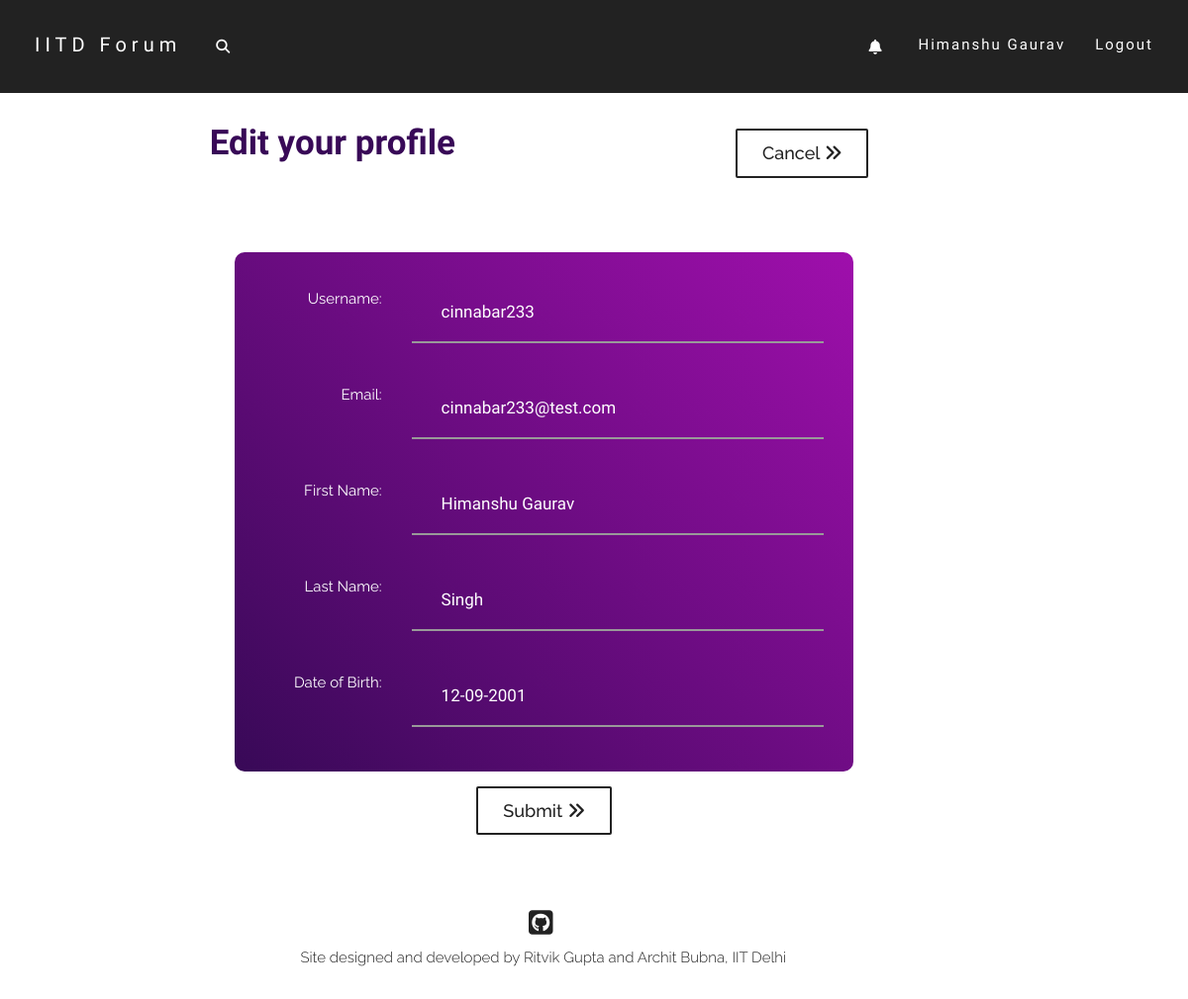
The app's page /users/account/edit/profile/ (signed in), older data.
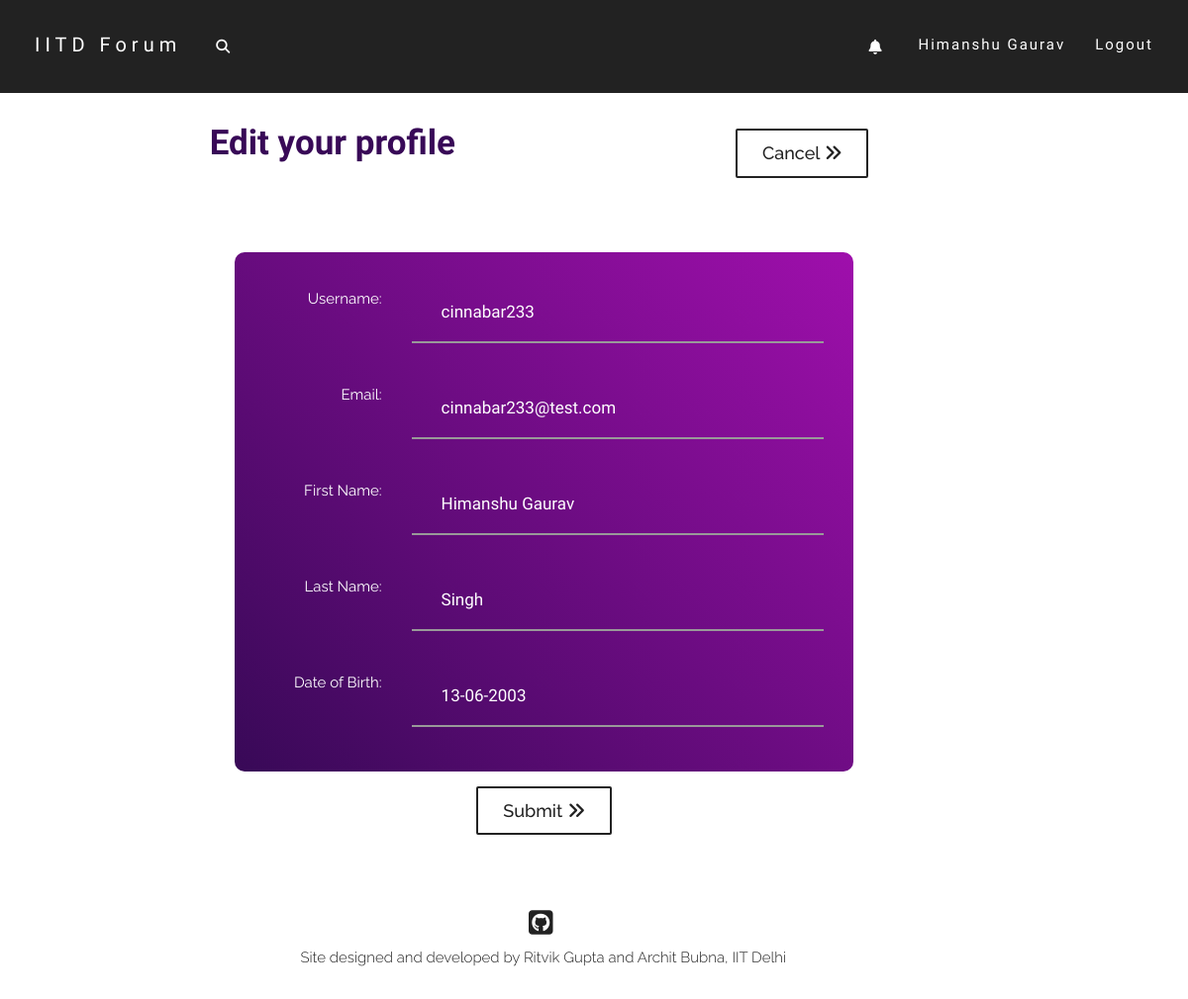
The same page, newer data.
### users/models.py (models this page shows, shortened)
class Profile(models.Model):
    parent_user = models.OneToOneField(User, on_delete=models.CASCADE)
    date_of_birth = models.DateField()
    first_name = models.CharField(max_length=50)
    last_name = models.CharField(max_length=50)
    dept = models.CharField(max_length=100, default="None")
    hostel = models.CharField(max_length=100, default="None")
    image = models.ImageField(default='default.jpg',upload_to='profile-pics')
    bio = models.TextField(default='', max_length=200)
    def unseen_tag_count(self):
        return self.parent_user.tag_set.filter(seen=False).count()

### users/views.py (the view)
# urls.py: path('account/edit/profile/', views.edit_profile, name='edit_profile'),
def edit_profile(request):
    if request.user.is_authenticated:
        if request.method == 'POST':
            post = request.POST.copy()
            post['userid'] = request.user.id
            post['init_username'] = request.user.username
            post['init_email'] = request.user.email
            form = EditProfileForm(post)
            if form.is_valid():
                new_username = form.save()
                messages.success(request, f'Profile updated successfully!')
                return redirect('users:profile_view', u_name=new_username)
            else:
                return render(request, 'users/edit_profile.html', {'form':form, 'title': 'Edit your profile'})
        else:
            form = EditProfileForm(initial = {
                'userid': request.user.id,
                'username': request.user.username,
                'init_username': request.user.username,
                'email': request.user.email,
                'init_email': request.user.email,
                'first_name': request.user.profile.first_name,
                'last_name': request.user.profile.last_name,
                'date_of_birth': request.user.profile.date_of_birth,
            })
            return render(request, 'users/edit_profile.html', {'form':form, 'title': 'Edit your profile'})
    else:
        messages.warning(request, f'Please login or create an account.')
        return redirect('home')

### users/forms.py (shortened to what this page needs)
class EditProfileForm(forms.Form):
    userid = forms.CharField(widget=forms.HiddenInput())
    init_username = forms.CharField(widget=forms.HiddenInput())
    init_email = forms.EmailField(widget=forms.HiddenInput())
    username = forms.CharField(label='Username', min_length=4, max_length=150)
    email = forms.EmailField(label='Email')
    first_name = forms.CharField(label='First Name', max_length=50)
    last_name = forms.CharField(label='Last Name', max_length=50)
    date_of_birth = forms.DateField(label='Date of Birth', input_formats=['%d/%m/%Y'])

### post/models.py (called while the page is built)
    def tagger_name(self):
        return User.objects.get(id=self.tagger_id).username

    def tagger_image(self):
        return User.objects.get(id=self.tagger_id).profile.image

    def post_author_name(self):
        return Post.objects.get(id=self.post_id).author.username

### users/templates/users/edit_profile.html (shortened to what this page needs)
{% extends 'post/base.html' %}
{% load widget_tweaks %}
{% block content %}
{% load static %}
    <link rel="stylesheet" href="https://cdnjs.cloudflare.com/ajax/libs/datepicker/0.6.5/datepicker.min.css" />
    <div class="row">
        <div class="col-md-12">
            <div class="setup-heading">
                Edit your profile
            </div>
            <a href="{% url 'users:profile_view' request.user %}">
            <button type="submit" name="skip-btn" class="skip-btn" >Cancel <i class="fas fa-angle-double-right"></i></button>
            </a>
        </div>
    </div>
    <br>
   <br>
   <div class="form">
       <div class="create-post-div" style="padding:20px;">
        <form method="post" class="form-horizontal" novalidate>
            {% for field in form.visible_fields %}
                <div class="form-group row edit-form-div">
                    <div class="control-label col-md-3 label-font">
                        {{ field.label_tag }}
                    </div>
                    <div class="col-md-9">
                        {% render_field field class="form-control login-input" placeholder=field.label %}
                    </div>
                </div>
            {% endfor %}
       </div>
            <div class="form-group row">
                <center>
                    <button type="submit" style="float: none;" class="skip-btn">Submit <i class="fas fa-angle-double-right"></i></button>
                </center>
            </div>
    </div>
{% endblock %}

Row changes from the older to the newer data that the page shows:
changed Profile "Himanshu Gaurav": date_of_birth "12-09-2001" → "13-06-2003"
